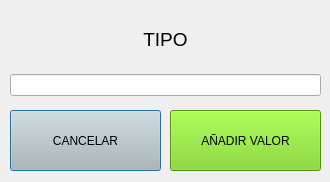
<?xml version="1.0" encoding="UTF-8"?>
<ui version="4.0">
 <class>AddConfig</class>
 <widget class="QDialog" name="AddConfig">
  <property name="geometry">
   <rect>
    <x>0</x>
    <y>0</y>
    <width>330</width>
    <height>182</height>
   </rect>
  </property>
  <property name="windowTitle">
   <string>Dialog</string>
  </property>
  <widget class="QPushButton" name="cancelConfigAddBtn">
   <property name="geometry">
    <rect>
     <x>10</x>
     <y>110</y>
     <width>151</width>
     <height>61</height>
    </rect>
   </property>
   <property name="styleSheet">
    <string notr="true">font: 700 10pt &quot;Ubuntu&quot;;
background-color: rgb(186, 189, 182);</string>
   </property>
   <property name="text">
    <string>CANCELAR</string>
   </property>
  </widget>
  <widget class="QPushButton" name="updateConfigBtn">
   <property name="geometry">
    <rect>
     <x>170</x>
     <y>110</y>
     <width>151</width>
     <height>61</height>
    </rect>
   </property>
   <property name="styleSheet">
    <string notr="true">background-color: rgb(115, 210, 22);
font: 700 10pt &quot;Ubuntu&quot;;</string>
   </property>
   <property name="text">
    <string>AÑADIR VALOR</string>
   </property>
  </widget>
  <widget class="QWidget" name="gridLayoutWidget_2">
   <property name="geometry">
    <rect>
     <x>10</x>
     <y>10</y>
     <width>311</width>
     <height>86</height>
    </rect>
   </property>
   <layout class="QGridLayout" name="gridLayout_2">
    <item row="1" column="0">
     <widget class="QLineEdit" name="valueEdit"/>
    </item>
    <item row="0" column="0">
     <widget class="QLabel" name="label_4">
      <property name="font">
       <font>
        <pointsize>14</pointsize>
       </font>
      </property>
      <property name="text">
       <string>TIPO</string>
      </property>
      <property name="alignment">
       <set>Qt::AlignCenter</set>
      </property>
     </widget>
    </item>
   </layout>
  </widget>
 </widget>
 <resources/>
 <connections/>
</ui>
